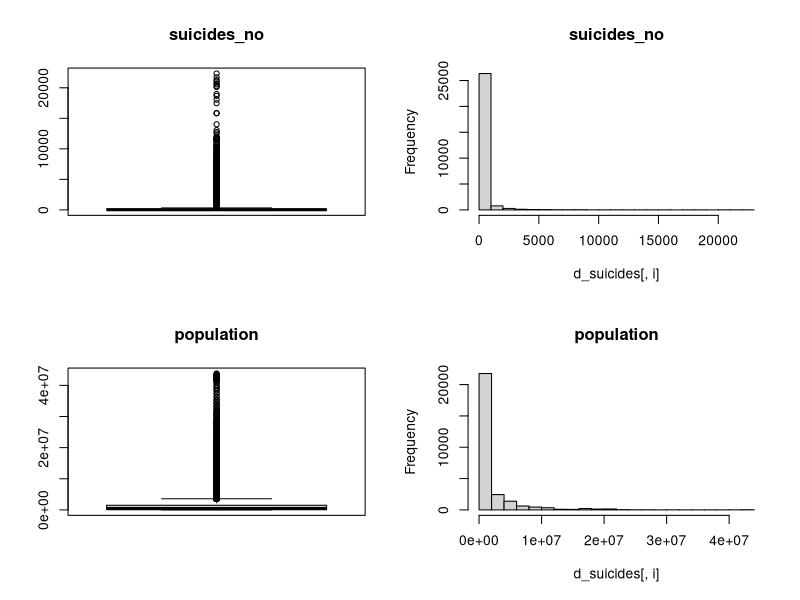
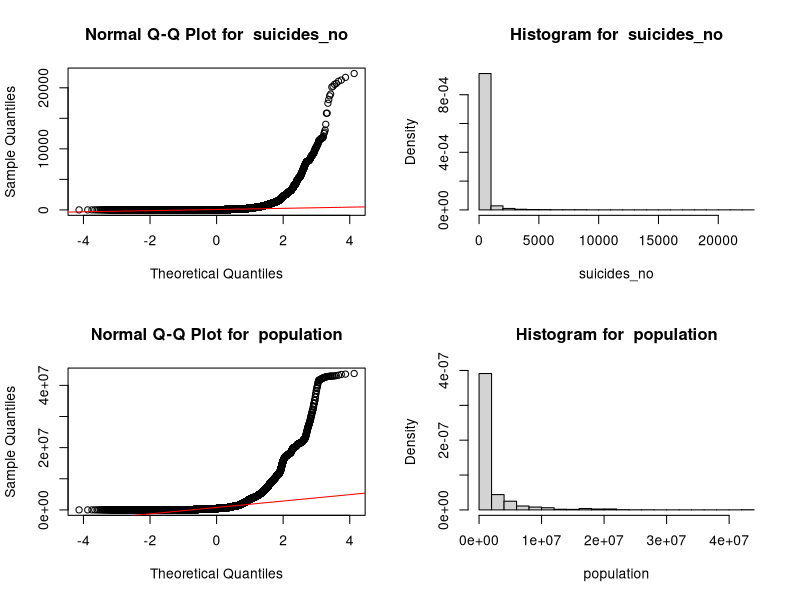
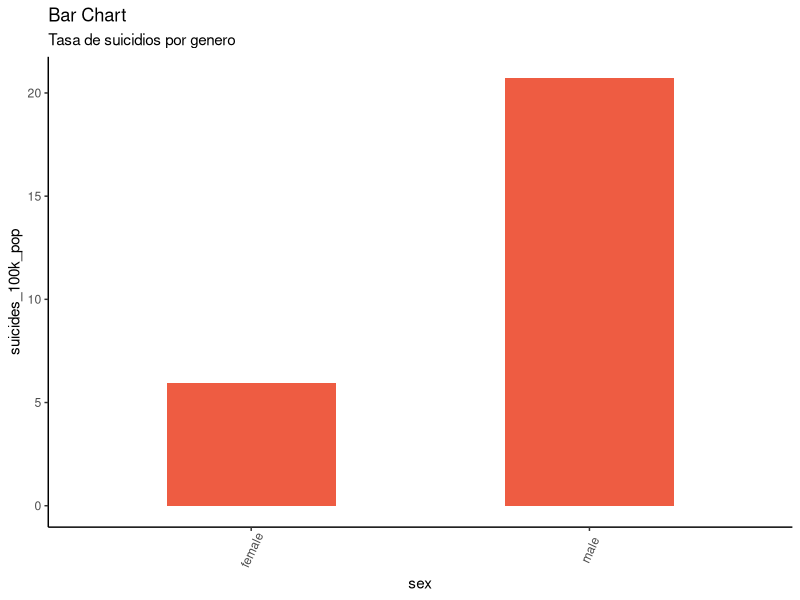
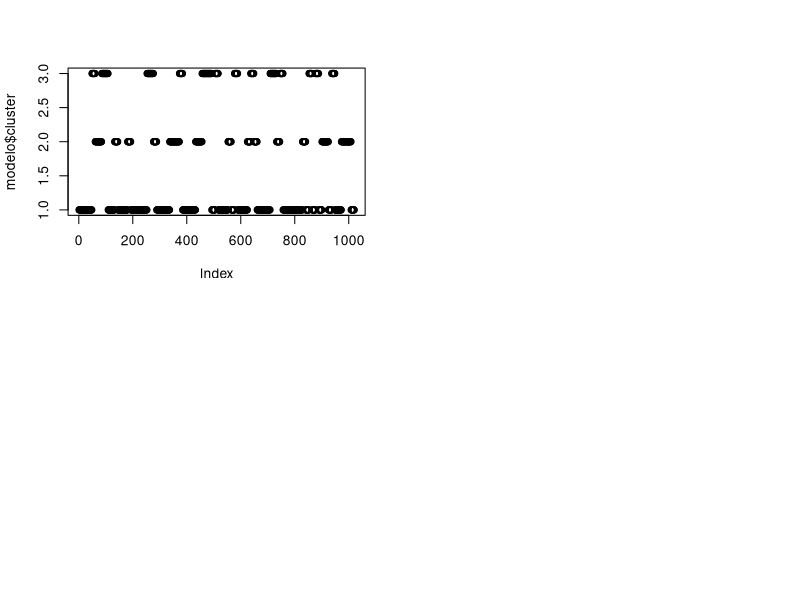
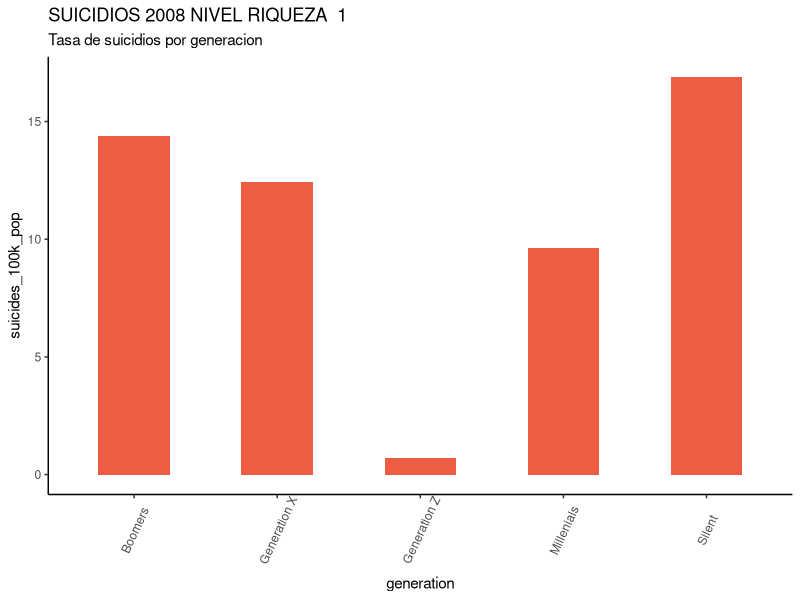
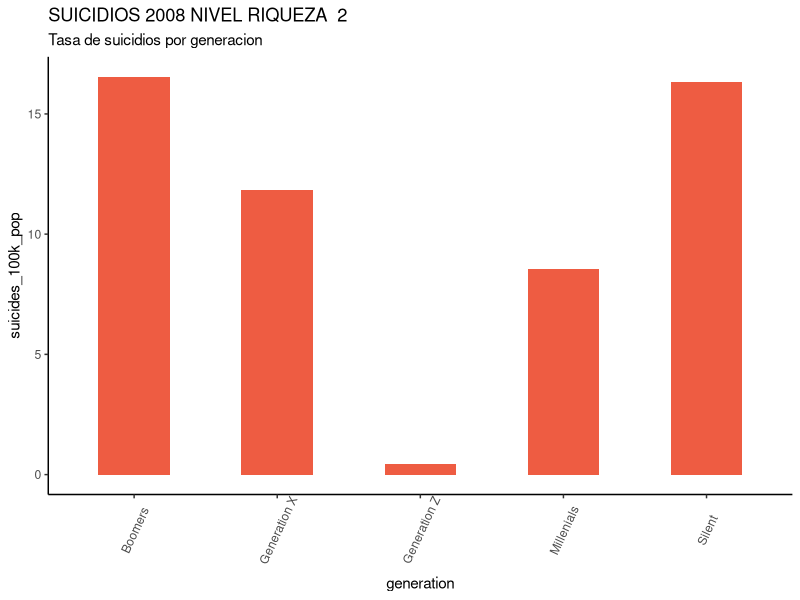
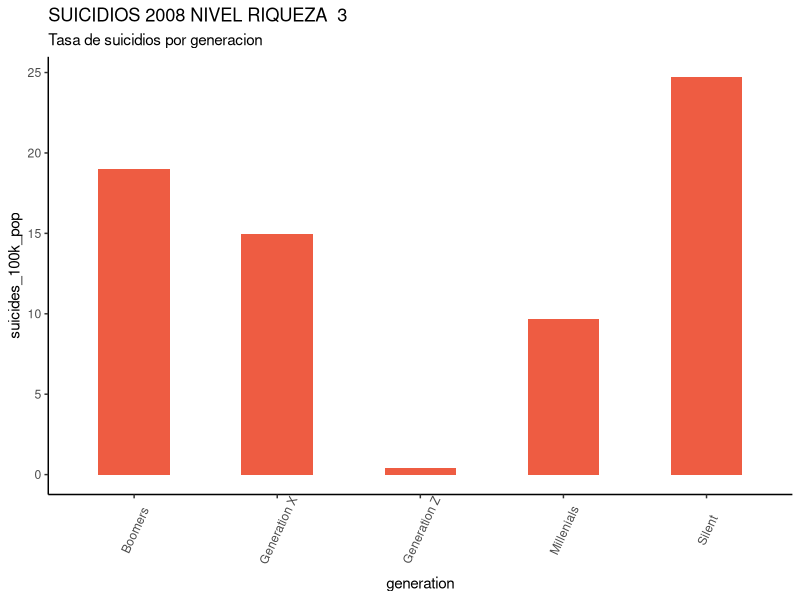
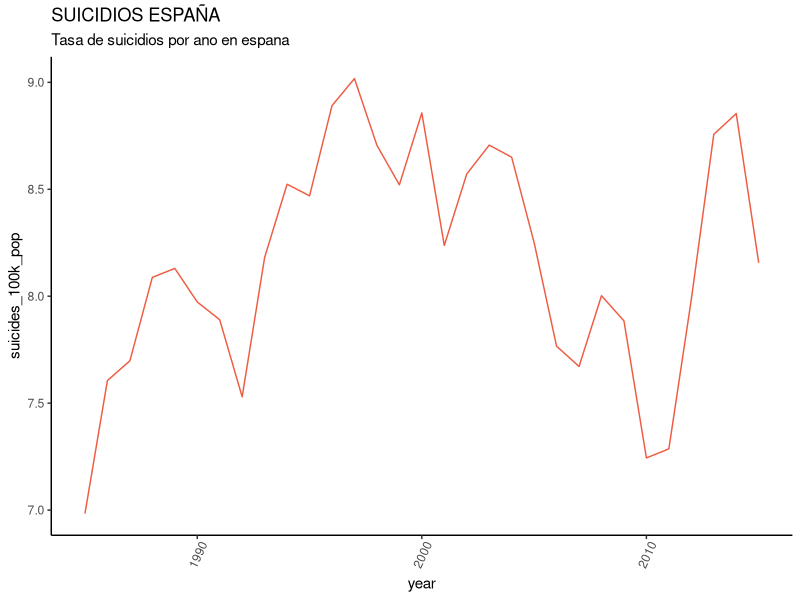

Write the R code that produced these figures, in order.
# Iniciando PRA2
# https://www.kaggle.com/rushirdx/suicide-rates-from-1986-to-2016/data
library(dplyr)
library(knitr)
library(ggplot2)

# 1 DESCRIPCION DEL DATASET

# Lectura de datos
data <- read.csv("../data/suicide.csv", header = TRUE, sep = ",", quote="\"", dec=".",fill = TRUE)
dim(data) 
# Tenemos 27820 observaciones y un total de 12 variables.
summary(data)
# Tipos de datos
str(data)
res <- sapply(data,class)
kable(data.frame(variables=names(res),clase=as.vector(res)))

# 2 INTEGRACION Y SELECCION DE DATOS

# Eliminar columnas
d_suicides <- select(data, -HDI.for.year, -country.year)
str(d_suicides)

# 3 LIMIPIEZA DE DATOS

# 3.1 Los datos que contienen ceros o elementos vacíos
colSums(is.na(d_suicides))
colSums(d_suicides=="")
colSums(d_suicides=="0")

# 3.2 Identificación y tratamiento de valores extremos

# Análisis mediante diagramas de cajas e histogramas
par(mfrow=c(2,2))
cols <- c("suicides_no","population")
for(i in cols) {
  if (is.integer(d_suicides[,i])){
    boxplot(d_suicides[,i], main = i, width = 100)
    hist(d_suicides[,i], main = i)
  }
}

# Por la naturaleza de las variables population y suicides, no siguen una distribución normal.

par(mfrow=c(2,2))
cols <- c("sex","age","generation")
for (i in cols){
  if (is.factor(d_suicides[,i])){
    counts <- table(d_suicides[,i])
    barplot(counts,main=paste("Distribution of ", i), 
            xlab=i)
  }
}

# La variable sex tiene dos clases: female y male, ambas con la misma cantidad de registros
# La variable age tiene 6 clases: "", ambas con la misma cantidad de registros.
# La variable generation tiene 6 clases con diferente cantidad de registros.


# 4 ANALISIS DE LOS DATOS

# 4.1 Seleccion de los grupos de datos que se quieren analizar

# ¿Es mayor la tasa de suicidios en hombres que en mujeres (en función del porcentaje de población)?
#  - Atributos: sex, suicides_no, population
#  - Calcular la tasa de suicidios por sex.
#  - Gráfica o tabla donde se muestra una comparativa entre la tasa de suicidios entre hombres y mujeres.



#¿Qué generación tiene una tasa más alta de suicidios según el nivel de riqueza de su país en el 2008 durante la crisis económica mundial?
  
#  -  Atributos: suicides_no, population, generation, gdp_per_capita...., country, year
#  -	Clasificar los países según el producto interno bruto gdp_for_capita para el 2008.
#  -	Agregar una columna nueva con la clasificación en 3 grupos (Primer mundo, segundo mundo, tercer mundo), para esto utilizaremos un algoritmo de clasificación no supervisado.
#  -  Calcular la tasa de suicidios por generación / nivel de riqueza.
#  -	Comparativa por generación y tasa de suicidios para el año 2008.


#¿Cómo ha evolucionado la tasa de suicidios desde el 1985 en España? 

# - Atributos: suicides_no, population, year, country=Spain,  
# -	Columna que sume el número por cada año (actualmente por cada anio existen 12 registros, 2 sex x 6 age).
#-	Columna que sume la población por cada año.
#-	Calcular la tasa de suicidios por cada año.
#-	Graficar para identificar de picos o valores altos.

# Proyección del número de suicidios en los siguientes 5 años.

# Nota: Pregunta derivada en función de los resultados de la pregunta anterior.


# 4.2 Comprobacion de la normalidad y homogeneidad de la varianza

# Análisis de Normalidad

par(mfrow=c(2,2))
cols <- c("suicides_no", "population")
for (i in cols){
  qqnorm(d_suicides[,i],main = paste("Normal Q-Q Plot for ", i))
  qqline(d_suicides[,i],col="red")
  hist(d_suicides[,i], 
        main=paste("Histogram for ", i), 
        xlab=i, freq = FALSE)
}
 # No son variables normales...

# Análisis de homogeneidad de la varianza

# 4.3 Aplicando pruebas estadisticas para comparar grupos


# ¿Es mayor la tasa de suicidios en hombres que en mujeres (en función del porcentaje de población)?
#  - Atributos: sex, suicides_no, population
#  - Calcular la tasa de suicidios por sex.
#  - Gráfica o tabla donde se muestra una comparativa entre la tasa de suicidios entre hombres y mujeres.
df  <- d_suicides %>% select(sex, suicides_no, population)
df[2:3] <- lapply(df[2:3], as.numeric)
report <- df %>%
  group_by(sex) %>%
  summarise_all(funs(sum)) %>%
  mutate(suicides_100k_pop = suicides_no / population * 100000)

theme_set(theme_classic())
g <- ggplot(report, aes(sex,suicides_100k_pop))
g + geom_bar(stat="identity", width = 0.5, fill="tomato2") + 
  labs(title="Bar Chart", 
       subtitle="Tasa de suicidios por genero") +
  theme(axis.text.x = element_text(angle=65, vjust=0.6))

#¿Qué generación tiene una tasa más alta de suicidios según el nivel de riqueza de su país en el 2008 durante la crisis económica mundial?

#  -  Atributos: suicides_no, population, generation, gdp_per_capita...., country, year
#  -	Clasificar los países según el producto interno bruto gdp_for_capita para el 2008.
#  -	Agregar una columna nueva con la clasificación en 3 grupos (Primer mundo, segundo mundo, tercer mundo), para esto utilizaremos un algoritmo de clasificación no supervisado.
#  -  Calcular la tasa de suicidios por generación / nivel de riqueza.
#  -	Comparativa por generación y tasa de suicidios para el año 2008.

suicides_2008 <- filter(d_suicides, year=='2008')

modelo <- kmeans(suicides_2008$gdp_per_capita...., centers = 3)
modelo
modelo$cluster
plot(modelo$cluster)

suicides_2008$nivel_riqueza <- modelo$cluster
suicides_2008
par(mfrow=c(2,2))

# NIVEL DE RIQUEZA 1
suicides_2008_riqueza <- filter(suicides_2008, nivel_riqueza==1)
df  <- suicides_2008_riqueza %>% select(generation, suicides_no, population)
df[2:3] <- lapply(df[2:3], as.numeric)
report <- df %>%
  group_by(generation) %>%
  summarise_all(funs(sum)) %>%
  mutate(suicides_100k_pop = suicides_no / population * 100000)
  
report
  
g <- ggplot(report, aes(generation,suicides_100k_pop))
g + geom_bar(stat="identity", width = 0.5, fill="tomato2") + 
  labs(title=paste("SUICIDIOS 2008 NIVEL RIQUEZA ", 1) , 
         subtitle="Tasa de suicidios por generacion") +
  theme(axis.text.x = element_text(angle=65, vjust=0.6))
  
## NIVEL DE RIQUEZA 2
suicides_2008_riqueza <- filter(suicides_2008, nivel_riqueza==2)
df  <- suicides_2008_riqueza %>% select(generation, suicides_no, population)
df[2:3] <- lapply(df[2:3], as.numeric)
report <- df %>%
  group_by(generation) %>%
  summarise_all(funs(sum)) %>%
  mutate(suicides_100k_pop = suicides_no / population * 100000)

report

g <- ggplot(report, aes(generation,suicides_100k_pop))
g + geom_bar(stat="identity", width = 0.5, fill="tomato2") + 
  labs(title=paste("SUICIDIOS 2008 NIVEL RIQUEZA ", 2) , 
       subtitle="Tasa de suicidios por generacion") +
  theme(axis.text.x = element_text(angle=65, vjust=0.6))

## NIVEL DE RIQUEZA 3
suicides_2008_riqueza <- filter(suicides_2008, nivel_riqueza==3)
df  <- suicides_2008_riqueza %>% select(generation, suicides_no, population)
df[2:3] <- lapply(df[2:3], as.numeric)
report <- df %>%
  group_by(generation) %>%
  summarise_all(funs(sum)) %>%
  mutate(suicides_100k_pop = suicides_no / population * 100000)

report

g <- ggplot(report, aes(generation,suicides_100k_pop))
g + geom_bar(stat="identity", width = 0.5, fill="tomato2") + 
  labs(title=paste("SUICIDIOS 2008 NIVEL RIQUEZA ", 3) , 
       subtitle="Tasa de suicidios por generacion") +
  theme(axis.text.x = element_text(angle=65, vjust=0.6))

#¿Cómo ha evolucionado la tasa de suicidios desde el 1985 en España? 

# - Atributos: suicides_no, population, year, country=Spain,  
# -	Columna que sume el número por cada año (actualmente por cada anio existen 12 registros, 2 sex x 6 age).
#-	Columna que sume la población por cada año.
#-	Calcular la tasa de suicidios por cada año.
#-	Graficar para identificar de picos o valores altos.

suicides_spain <- filter(d_suicides, country=='Spain')
df  <- suicides_spain %>% select(year, suicides_no, population)
df[2:3] <- lapply(df[2:3], as.numeric)
report <- df %>%
  group_by(year) %>%
  summarise_all(funs(sum)) %>%
  mutate(suicides_100k_pop = suicides_no / population * 100000)
report
print(report)
g <- ggplot(report, aes(year,suicides_100k_pop))
g + geom_line(stat="identity", color="tomato2") + 
  labs(title="SUICIDIOS ESPAÑA", 
       subtitle="Tasa de suicidios por ano en espana") +
  theme(axis.text.x = element_text(angle=65, vjust=0.6))
